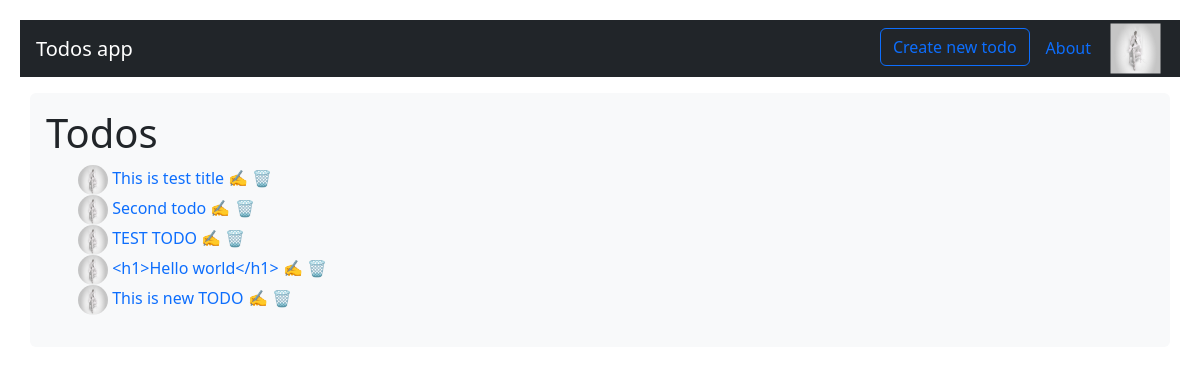
The app's page / (signed in) with its own data.
### users/models.py (models this page shows, shortened)
class Profile(models.Model):
    user = models.OneToOneField(User, on_delete=models.CASCADE)
    image = models.ImageField(upload_to='images/', default='images/default.png')
    bio = models.TextField(default='')

### todos/models.py (models this page shows, shortened)
class Todos(models.Model):
    author = models.ForeignKey(User, on_delete=models.CASCADE)
    title = models.CharField(max_length=255)
    description = models.TextField()
    created_at = models.DateTimeField(auto_now_add=True)
    updated_at = models.DateTimeField(auto_now=True)
    completed = models.BooleanField(default=False)
    class Meta:
        verbose_name_plural = 'Todos'

### todos/views.py (the view)
# urls.py: path('', home_page, name='home'),
def home_page(request):  # запрос
    context = {
        "todos": Todos.objects.all()
    }
    return render(request, 'home.html', context)

### templates/home.html (shortened to what this page needs)
{% extends 'base.html' %}
{% load static %}
{% load django_bootstrap5 %}
{% block content %}
<div class="container bg-light text-dark p-3 rounded">
  <h1>Todos</h1>
  <ul>
    {% for todo in todos %}
    <li>
      <a href="{% url 'todo-details' todo.id %}">
        <img src="{{ request.user.profile.image.url }}" width="30" height="30" class="rounded-circle">
        {{ todo.title }}
      </a>
      <a href="{% url 'update-todo' todo.id %}" class="action update">✍️</a>
      <span style="cursor:pointer;" class="action delete" onclick="deleteItem(event, '{{todo.id}}')">🗑️
      </span>
    </li>
    {% endfor %}
  </ul>
</div>
{% endblock %}

### templates/base.html (shortened to what this page needs)
{% load static %}
{% load django_bootstrap5 %}
{% bootstrap_css %}
<!DOCTYPE html>
<html lang="en">
<head>
    <link rel="stylesheet" href="{% static 'styles/resets.css' %}">
</head>
<body>
    {% include 'navbar.html' %}
    {% block content %}
    {% endblock content %}
</body>
</html>

### templates/navbar.html
<nav id="navbar-example2" class="navbar navbar-dark bg-dark px-3 mb-3">
  <a class="navbar-brand" href="{% url 'home' %}">Todos app</a>
  <ul class="nav nav-pills">
    <li class="nav-item">
      <a class="btn btn-outline-primary" href="{% url 'create-todo' %}">Create new todo</a>
    </li>
    <li class="nav-item">
      <a class="nav-link" href="{% url 'about' %}">About</a>
    </li>
    <li class="nav-item">
      <a class="nav-link" href="{% url 'profile' %}">
        <img
          style="transform: scale(2);"
          src="{{ request.user.profile.image.url }}"
          width="25" height="25"
        >
      </a>
    </li>
  </ul>
</nav>

### templates/home.html (style rules this page uses)
li { list-style: none; }
a { text-decoration: none; }

### templates/base.html (style rules this page uses)
* { margin: 0; padding: 0; box-sizing: border-box; transition: 0.2s; }
body { padding: 20px; }

### records on screen
Todos: user.profile.image (picture), title "This is test title"
Todos: user.profile.image (picture), title "Second todo"
Todos: user.profile.image (picture), title "TEST TODO"
Todos: user.profile.image (picture), title "<h1>Hello world</h1>"
Todos: user.profile.image (picture), title "This is new TODO"
